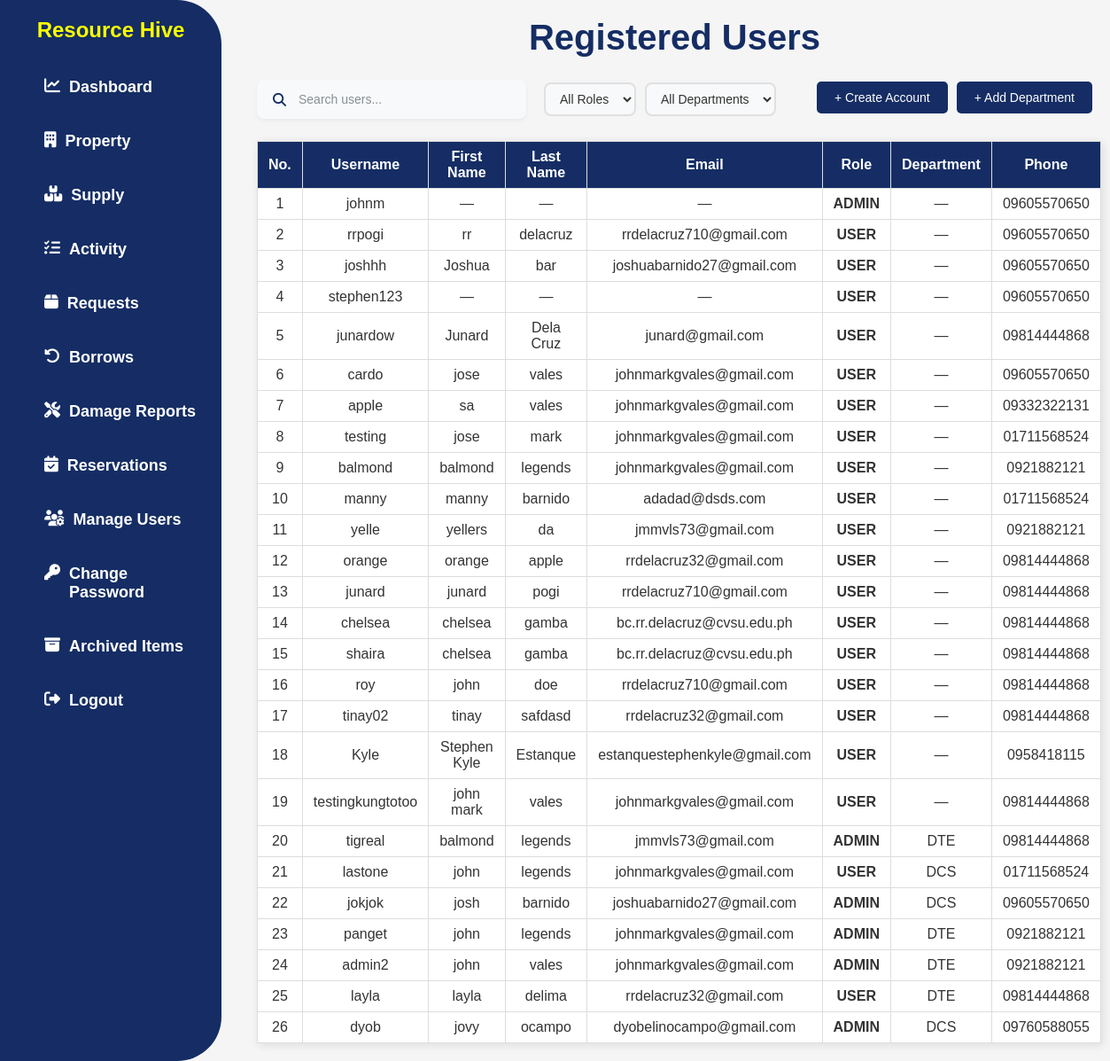
The page /manage-users/ (signed in) on the database as committed earlier.
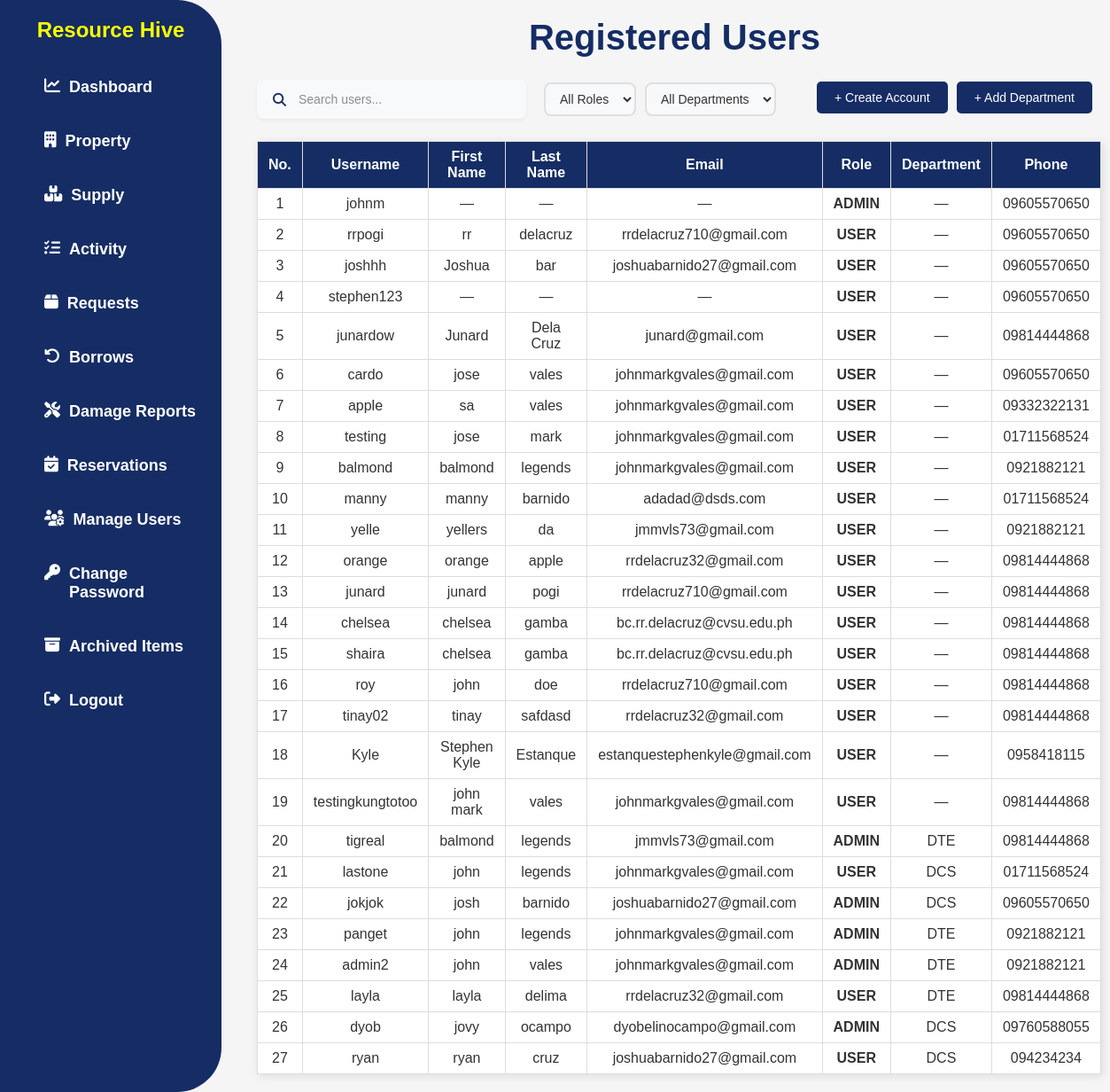
The same page on the database as committed later.
### app/models.py (models this page shows, shortened)
class UserProfile(models.Model):
    user = models.OneToOneField(User, on_delete=models.CASCADE)
    ROLE_CHOICES = [
        ('ADMIN', 'ADMIN'),
        ('USER', 'USER'),
    ]
    role = models.CharField(max_length=20, choices=ROLE_CHOICES)
    department = models.ForeignKey(Department, on_delete=models.SET_NULL, null=True, blank=True)
    phone = models.CharField(max_length=20, blank=True, null=True)

class Department(models.Model):
    name = models.CharField(max_length=100, unique=True)
    def __str__(self):
        return self.name

### app/views.py (the view)
# urls.py: path('manage-users/', UserProfileListView.as_view(), name='manage_users'),
class UserProfileListView(PermissionRequiredMixin, ListView):
    model = UserProfile
    template_name = 'app/manage_users.html'
    permission_required = 'app.view_admin_module'
    context_object_name = 'users'
    def get_context_data(self, **kwargs):
        context = super().get_context_data(**kwargs)
        context['form'] = UserRegistrationForm()
        context['departments'] = Department.objects.all()
        return context

### app/forms.py (shortened to what this page needs)
class UserRegistrationForm(forms.ModelForm):
    username = forms.CharField(max_length=150)
    first_name = forms.CharField(max_length=30)
    last_name = forms.CharField(max_length=30)
    email = forms.EmailField()
    password = forms.CharField(widget=forms.PasswordInput)
    role = forms.ChoiceField(choices=UserProfile.ROLE_CHOICES)
    department = forms.ModelChoiceField(
        queryset=Department.objects.all(),
        required=False,
        widget=forms.Select(attrs={'class': 'department-select form-control'})
    )
    phone = forms.CharField(required=False)
    class Meta:
        model = User
        fields = ['username', 'first_name', 'last_name', 'email']

### app/templates/app/manage_users.html (shortened to what this page needs)
{% load static %}
<!DOCTYPE html>
<html lang="en">
  <head>
    <link rel="stylesheet" href="{% static 'css/style.css' %}" />
    <link
      rel="stylesheet"
      href="https://cdnjs.cloudflare.com/ajax/libs/font-awesome/6.4.2/css/all.min.css"
    />
    <link
      href="https://cdn.jsdelivr.net/npm/select2@4.1.0-rc.0/dist/css/select2.min.css"
      rel="stylesheet"
    />
  </head>
  <body>
    {% include 'app/navbar.html' %}
    <div class="content">
      <h2 class="h2title">Registered Users</h2>
      <div class="top-controls">
        <div class="search-and-filters">
          <div class="search-container">
            <i class="fas fa-search search-icon"></i>
            <input type="text" id="searchInput" class="search-input" placeholder="Search users...">
          </div>
          <div class="filter-container">
            <select id="roleFilter" class="filter-select">
              <option value="">All Roles</option>
            </select>
            <select id="departmentFilter" class="filter-select">
              <option value="">All Departments</option>
            </select>
          </div>
        </div>
        <div class="button-container">
          <button id="openModalBtn" class="add-btn">+ Create Account</button>
          <button id="openDepartmentModalBtn" class="add-btn secondary">+ Add Department</button>
        </div>
      </div>
      <table border="1" class="searchable-table">
        <thead>
          <tr>
            <th>No.</th>
            <th>Username</th>
            <th>First Name</th>
            <th>Last Name</th>
            <th>Email</th>
            <th>Role</th>
            <th>Department</th>
            <th>Phone</th>
          </tr>
        </thead>
        <tbody>
          {% for profile in users %}
          <tr>
            <td>{{ forloop.counter }}</td>
            <td>{{ profile.user.username }}</td>
            <td>{{ profile.user.first_name|default:"—" }}</td>
            <td>{{ profile.user.last_name|default:"—" }}</td>
            <td>{{ profile.user.email|default:"—" }}</td>
            <td><strong>{{ profile.get_role_display }}</strong></td>
            <td>{{ profile.department.name|default:"—" }}</td>
            <td>{{ profile.phone|default:"—" }}</td>
          </tr>
          {% empty %}
          <tr>
            <td colspan="8">No users found.</td>
          </tr>
          {% endfor %}
        </tbody>
      </table>
    </div>
  </body>
</html>

Rows that differ between the two databases and show on the page:
added UserProfile: user.username "ryan", user.first_name "ryan", user.last_name "cruz", user.email "joshuabarnido27@gmail.com", role "USER", department.name "DCS", phone "094234234"
